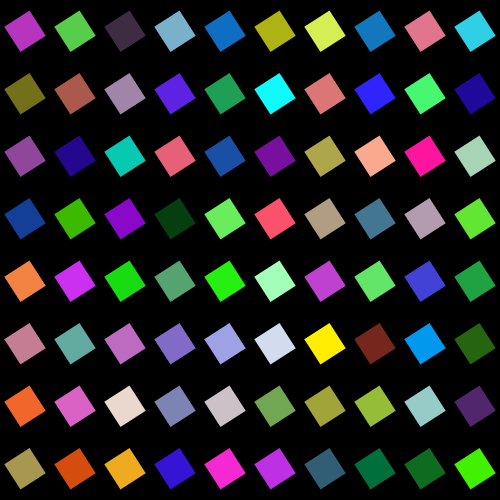
Frame 1 (no input)
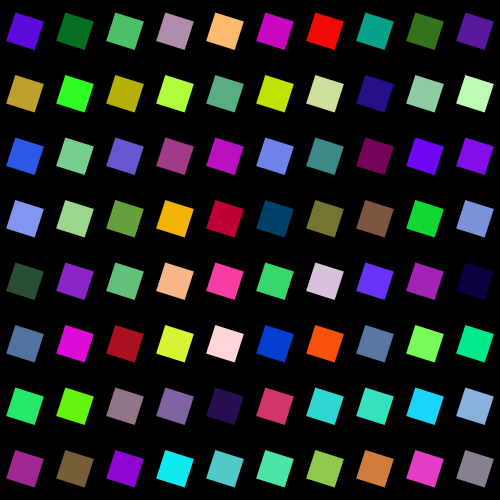
Frame 60 (no input)
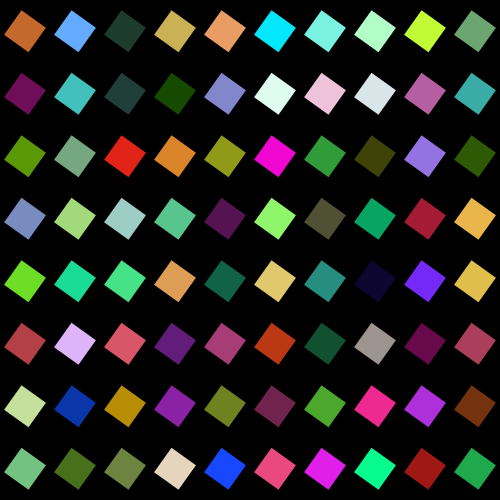
Frame 120 (the mouse pressed at the canvas centre since frame 60)

The p5.js sketch that drew these frames (run headless with seeded random() and noise() and a simulated clock; from frame 60 on, the mouse is pressed at the canvas centre):

// p5.js sketch
// ── sketch.js
var row = 10;
var col = 8;

var c_width, c_height;

function setup() {
  createCanvas(500, 500);
  rectMode(CENTER);
  noStroke();
  background(0);

  c_width = width / row;
  c_height = height / col;
}

function draw() {
  background(0);
  
  for (var j = 0; j < col; j++) {
    for (var i = 0; i < row; i++) {
      push();
      translate(i * c_width + c_width / 2, j * c_height + c_height / 2);
      rotate(frameCount);
      fill(random(255), random(255), random(255));
      rect(0, 0, 30, 30);
      pop();
    }
  }
}
